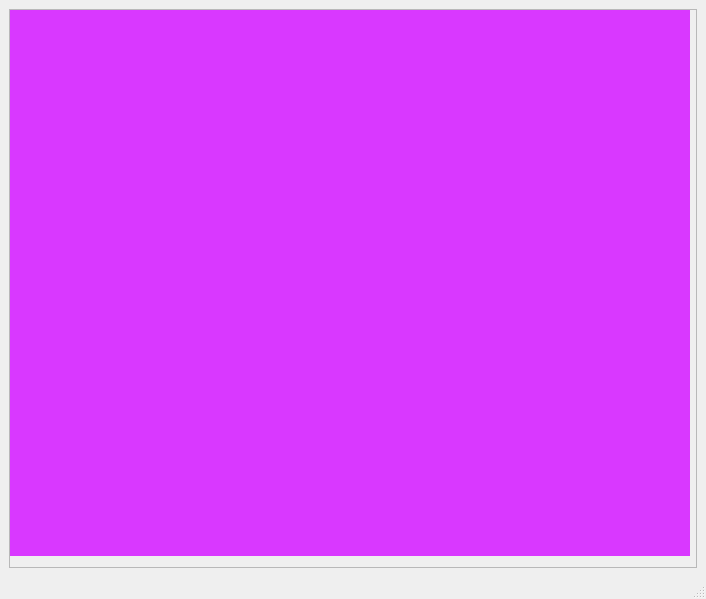
<?xml version="1.0" encoding="UTF-8"?>
<ui version="4.0">
 <class>MainWindow</class>
 <widget class="QMainWindow" name="MainWindow">
  <property name="geometry">
   <rect>
    <x>0</x>
    <y>0</y>
    <width>706</width>
    <height>599</height>
   </rect>
  </property>
  <property name="minimumSize">
   <size>
    <width>300</width>
    <height>410</height>
   </size>
  </property>
  <property name="maximumSize">
   <size>
    <width>166666</width>
    <height>166666</height>
   </size>
  </property>
  <property name="windowTitle">
   <string>B站视频下载器</string>
  </property>
  <property name="styleSheet">
   <string notr="true"/>
  </property>
  <widget class="QWidget" name="centralwidget">
   <layout class="QGridLayout" name="gridLayout">
    <item row="0" column="0">
     <widget class="QScrollArea" name="scrollArea">
      <property name="styleSheet">
       <string notr="true"/>
      </property>
      <property name="verticalScrollBarPolicy">
       <enum>Qt::ScrollBarAsNeeded</enum>
      </property>
      <property name="horizontalScrollBarPolicy">
       <enum>Qt::ScrollBarAsNeeded</enum>
      </property>
      <property name="sizeAdjustPolicy">
       <enum>QAbstractScrollArea::AdjustIgnored</enum>
      </property>
      <property name="widgetResizable">
       <bool>false</bool>
      </property>
      <widget class="QWidget" name="scrollAreaWidgetContents">
       <property name="geometry">
        <rect>
         <x>0</x>
         <y>0</y>
         <width>680</width>
         <height>546</height>
        </rect>
       </property>
       <property name="styleSheet">
        <string notr="true">background-color: rgb(217, 56, 255);</string>
       </property>
      </widget>
     </widget>
    </item>
   </layout>
  </widget>
  <widget class="QStatusBar" name="statusBar"/>
 </widget>
 <resources/>
 <connections/>
</ui>
